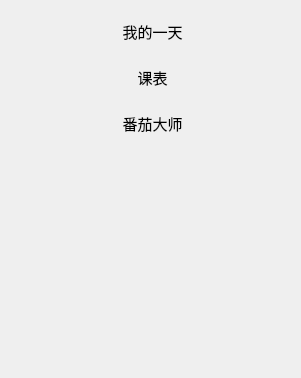
  <widget class="QWidget" name="verticalLayoutWidget">
   <property name="geometry">
    <rect>
     <x>30</x>
     <y>153</y>
     <width>301</width>
     <height>378</height>
    </rect>
   </property>
   <layout class="QVBoxLayout" name="verticalLayout">
    <item>
     <widget class="QPushButton" name="MydayButton">
      <property name="enabled">
       <bool>true</bool>
      </property>
      <property name="minimumSize">
       <size>
        <width>0</width>
        <height>40</height>
       </size>
      </property>
      <property name="font">
       <font>
        <family>Microsoft YaHei UI</family>
        <pointsize>11</pointsize>
        <stylestrategy>PreferAntialias</stylestrategy>
        <kerning>true</kerning>
        <hintingpreference>PreferVerticalHinting</hintingpreference>
        <fontweight>Thin</fontweight>
       </font>
      </property>
      <property name="focusPolicy">
       <enum>Qt::FocusPolicy::WheelFocus</enum>
      </property>
      <property name="contextMenuPolicy">
       <enum>Qt::ContextMenuPolicy::DefaultContextMenu</enum>
      </property>
      <property name="styleSheet">
       <string notr="true">background:transparent;</string>
      </property>
      <property name="text">
       <string> 我的一天</string>
      </property>
      <property name="icon">
       <iconset resource="res.qrc">
        <normaloff>:/Themes/Assets/JumpList/dark/MyDay_dark_256.png</normaloff>:/Themes/Assets/JumpList/dark/MyDay_dark_256.png</iconset>
      </property>
      <property name="iconSize">
       <size>
        <width>22</width>
        <height>22</height>
       </size>
      </property>
      <property name="flat">
       <bool>true</bool>
      </property>
     </widget>
    </item>
    <item>
     <widget class="QPushButton" name="ClassesButton">
      <property name="minimumSize">
       <size>
        <width>0</width>
        <height>40</height>
       </size>
      </property>
      <property name="font">
       <font>
        <pointsize>11</pointsize>
        <stylestrategy>PreferAntialias</stylestrategy>
        <hintingpreference>PreferVerticalHinting</hintingpreference>
        <fontweight>Thin</fontweight>
       </font>
      </property>
      <property name="styleSheet">
       <string notr="true">background:transparent;</string>
      </property>
      <property name="text">
       <string> 课表</string>
      </property>
      <property name="icon">
       <iconset resource="res.qrc">
        <normaloff>:/Themes/Assets/JumpList/dark/Planned_dark_256.png</normaloff>:/Themes/Assets/JumpList/dark/Planned_dark_256.png</iconset>
      </property>
      <property name="iconSize">
       <size>
        <width>22</width>
        <height>22</height>
       </size>
      </property>
      <property name="flat">
       <bool>true</bool>
      </property>
     </widget>
    </item>
    <item>
     <widget class="QPushButton" name="TaskButton">
      <property name="enabled">
       <bool>true</bool>
      </property>
      <property name="minimumSize">
       <size>
        <width>0</width>
        <height>40</height>
       </size>
      </property>
      <property name="font">
       <font>
        <pointsize>11</pointsize>
        <stylestrategy>PreferAntialias</stylestrategy>
        <hintingpreference>PreferVerticalHinting</hintingpreference>
        <fontweight>Thin</fontweight>
       </font>
      </property>
      <property name="styleSheet">
       <string notr="true">background:transparent;</string>
      </property>
      <property name="text">
       <string> 番茄大师</string>
      </property>
      <property name="icon">
       <iconset resource="res.qrc">
        <normaloff>:/Themes/Assets/JumpList/dark/Flag_dark_256.png</normaloff>:/Themes/Assets/JumpList/dark/Flag_dark_256.png</iconset>
      </property>
      <property name="iconSize">
       <size>
        <width>22</width>
        <height>22</height>
       </size>
      </property>
      <property name="flat">
       <bool>true</bool>
      </property>
     </widget>
    </item>
    <item>
     <spacer name="verticalSpacer">
      <property name="orientation">
       <enum>Qt::Orientation::Vertical</enum>
      </property>
      <property name="sizeHint" stdset="0">
       <size>
        <width>20</width>
        <height>40</height>
       </size>
      </property>
     </spacer>
    </item>
   </layout>
  </widget>
